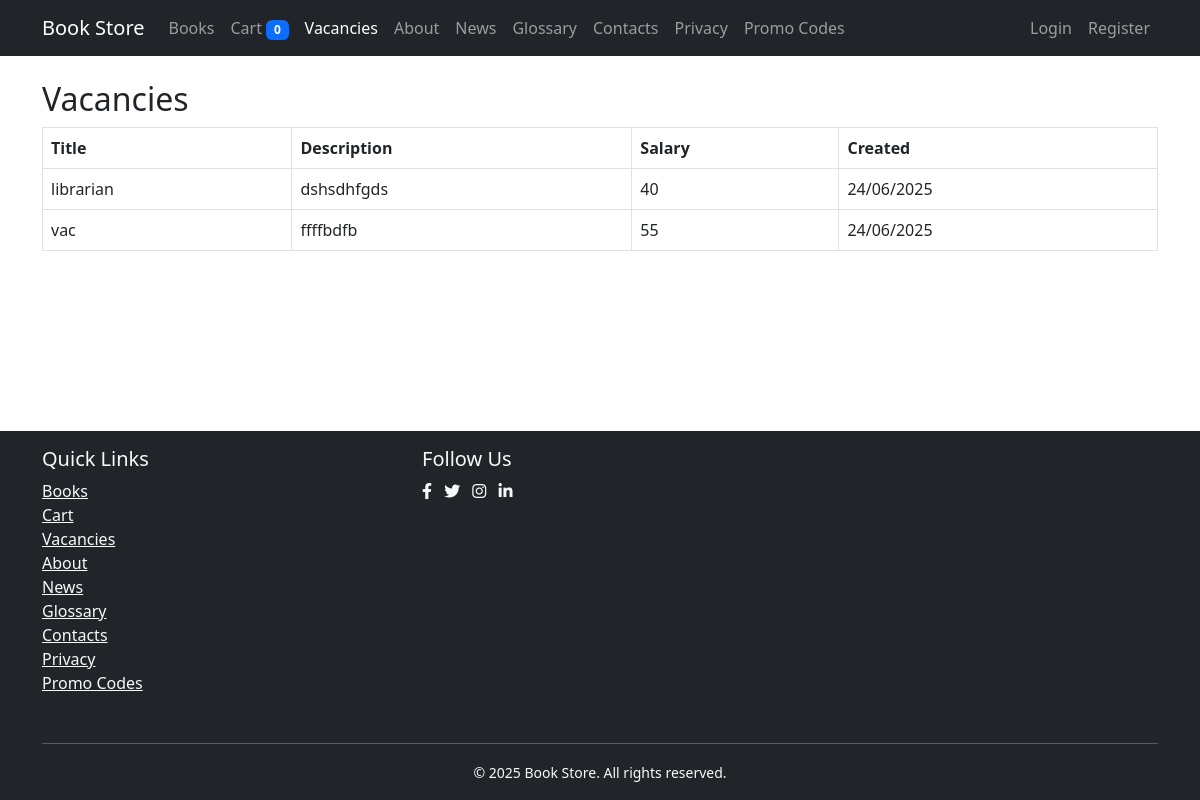
Page /vacancies/ on the committed database.
### books/models.py (models this page shows, shortened)
class Vacancy(models.Model):
    title = models.CharField(max_length=200)
    description = models.TextField()
    requirements = models.TextField(blank=True)
    salary = models.CharField(max_length=100, blank=True)
    is_active = models.BooleanField(default=True)
    created_at = models.DateTimeField(auto_now_add=True)
    updated_at = models.DateTimeField(auto_now=True)

### books/views.py (the view)
# urls.py: path('vacancies/', enhanced_views.VacancyListView.as_view(), name='vacancy_list'),
def vacancy_list(request):
    vacancies = Vacancy.objects.filter(is_active=True)
    return render(request, 'books/vacancy_list.html', {'vacancies': vacancies})

### books/context_processors.py (called while the page is built)
def cart(request):
    cart = request.session.get('cart', {})
    return {
        'cart': cart,
        'cart_count': len(cart)
    }

### templates/books/vacancy_list.html (shortened to what this page needs)
{% extends 'base.html' %}
{% block content %}
<h2>Vacancies</h2>
<table class="table table-bordered">
    <thead>
        <tr>
            <th>Title</th>
            <th>Description</th>
            <th>Salary</th>
            <th>Created</th>
        </tr>
    </thead>
    <tbody>
        {% for vacancy in vacancies %}
        <tr>
            <td>{{ vacancy.title }}</td>
            <td>{{ vacancy.description|truncatewords:15 }}</td>
            <td>{{ vacancy.salary }}</td>
            <td>{{ vacancy.created_at|date:'d/m/Y' }}</td>
        </tr>
        {% empty %}
        <tr><td colspan="5">No vacancies found.</td></tr>
        {% endfor %}
    </tbody>
</table>
{% endblock %}

### templates/base.html (style rules this page uses)
body { min-height: 100vh; display: flex; flex-direction: column; }

### rows in the picture
Vacancy: title "librarian", description "dshsdhfgds", salary "40", created_at "24/06/2025"
Vacancy: title "vac", description "ffffbdfb", salary "55", created_at "24/06/2025"

### other values in the picture
{{ cart_count }} "0"
